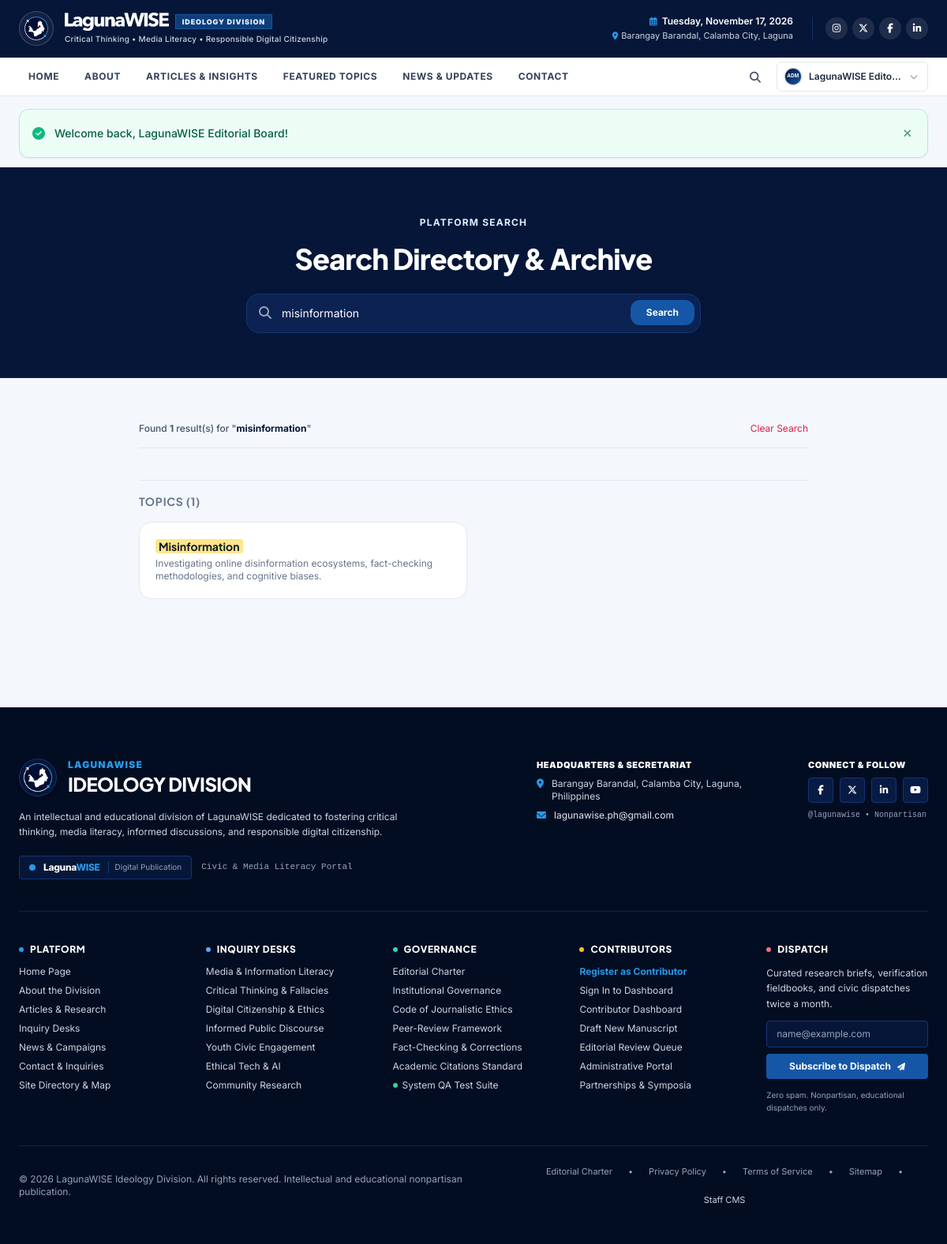
/pages/search.php?q=misinformation (signed in), run on the app's committed database.
### tables this page shows
CREATE TABLE `users` (
    `id` INT UNSIGNED AUTO_INCREMENT PRIMARY KEY,
    `name` VARCHAR(100) NOT NULL,
    `username` VARCHAR(50) NOT NULL UNIQUE,
    `email` VARCHAR(150) NOT NULL UNIQUE,
    `password_hash` VARCHAR(255) NOT NULL,
    `bio` TEXT NULL,
    `avatar` VARCHAR(255) NULL DEFAULT 'assets/images/default-avatar.svg',
    `status` ENUM('active', 'inactive', 'suspended') NOT NULL DEFAULT 'active',
    `must_change_password` TINYINT(1) NOT NULL DEFAULT 0,
    `last_login_at` DATETIME NULL,
    `created_at` TIMESTAMP DEFAULT CURRENT_TIMESTAMP,
    `updated_at` TIMESTAMP DEFAULT CURRENT_TIMESTAMP ON UPDATE CURRENT_TIMESTAMP,
    INDEX `idx_users_email` (`email`),
    INDEX `idx_users_username` (`username`),
    INDEX `idx_users_status` (`status`)
);

CREATE TABLE `categories` (
    `id` INT UNSIGNED AUTO_INCREMENT PRIMARY KEY,
    `name` VARCHAR(100) NOT NULL UNIQUE,
    `slug` VARCHAR(120) NOT NULL UNIQUE,
    `description` TEXT NULL,
    `icon` VARCHAR(50) NULL DEFAULT 'book-open',
    `color_hex` VARCHAR(20) NULL DEFAULT '#1557A6',
    `is_featured` TINYINT(1) NOT NULL DEFAULT 0,
    `display_order` INT NOT NULL DEFAULT 0,
    `created_at` TIMESTAMP DEFAULT CURRENT_TIMESTAMP,
    INDEX `idx_categories_slug` (`slug`)
);

### pages/search.php (the view, shortened to what the rows shown need)
<?php
$query = trim($_GET['q'] ?? '');
$db = Database::getConnection();
$matchedArticles = [];
$matchedTopics = [];
$matchedNews = [];
if (!empty($query)) {
    $term = "%{$query}%";
    $artStmt = $db->prepare("
        SELECT a.*, u.name AS author_name,
               (SELECT c.name FROM categories c JOIN article_categories ac ON c.id = ac.category_id WHERE ac.article_id = a.id LIMIT 1) AS category_name
        FROM articles a
        JOIN users u ON a.author_id = u.id
        WHERE a.status = 'published' AND (a.title LIKE ? OR a.subtitle LIKE ? OR a.excerpt LIKE ? OR a.content LIKE ?)
        ORDER BY a.published_at DESC
        LIMIT 10
    ");
    $artStmt->execute([$term, $term, $term, $term]);
    $matchedArticles = $artStmt->fetchAll();
    $catStmt = $db->prepare("
        SELECT * FROM categories
        WHERE name LIKE ? OR description LIKE ?
        LIMIT 6
    ");
    $catStmt->execute([$term, $term]);
    $matchedTopics = $catStmt->fetchAll();
    $newsStmt = $db->prepare("
        SELECT * FROM announcements
        WHERE is_published = 1 AND (title LIKE ? OR summary LIKE ? OR content LIKE ?)
        LIMIT 6
    ");
    $newsStmt->execute([$term, $term, $term]);
    $matchedNews = $newsStmt->fetchAll();
}
$totalResults = count($matchedArticles) + count($matchedTopics) + count($matchedNews);
function highlight_match(string $text, string $query): string {
    $escaped = e($text);
    return preg_replace('/(' . preg_quote(e($query), '/') . ')/i', '<mark class="bg-amber-200 text-slate-900 rounded px-1">$1</mark>', $escaped);
}
require_once dirname(__DIR__) . '/includes/header.php';
?>
<section class="bg-navy-900 text-white py-14 sm:py-18 border-b border-navy-800 relative overflow-hidden">
    <div class="max-w-4xl mx-auto px-4 sm:px-6 relative z-10 text-center space-y-4">
        <h1 class="text-3xl sm:text-4xl font-extrabold tracking-tight text-white">
            Search Directory &amp; Archive
        </h1>
    </div>
</section>
<section class="py-14 bg-surface">
    <div class="max-w-4xl mx-auto px-4 sm:px-6 space-y-10">
        <?php if (!empty($query)): ?>
            <?php if ($totalResults === 0): ?>
                <div class="bg-white p-12 rounded-3xl border border-slate-200 text-center space-y-4 max-w-md mx-auto">
                    <div class="w-16 h-16 rounded-2xl bg-slate-100 text-slate-400 flex items-center justify-center text-2xl mx-auto">
                        <i class="fa-solid fa-file-circle-question"></i>
                    </div>
                    <h3 class="text-lg font-bold text-navy-900">No Matching Results</h3>
                    <p class="text-xs text-slate-500 leading-relaxed">
                        No articles, topics, or announcements matched "<?= e($query) ?>". Try different terms or browse the article directory.
                    </p>
                    <a href="<?= url('pages/articles.php') ?>" class="inline-block px-5 py-2.5 bg-lwblue text-white rounded-xl text-xs font-bold">Browse All Articles</a>
                </div>
            <?php else: ?>
                <?php if (!empty($matchedTopics)): ?>
                    <div class="space-y-4 pt-4 border-t border-slate-200">
                        <h2 class="text-sm font-bold uppercase tracking-wider text-slate-500">
                            Topics (<?= count($matchedTopics) ?>)
                        </h2>
                        <div class="grid grid-cols-1 sm:grid-cols-2 gap-4">
                            <?php foreach ($matchedTopics as $top): ?>
                                <a href="<?= url('pages/topic.php?slug=' . urlencode($top['slug'])) ?>"
                                   class="bg-white p-5 rounded-2xl border border-slate-200 hover:border-lwblue transition space-y-1">
                                    <h3 class="text-sm font-bold text-navy-900"><?= highlight_match($top['name'], $query) ?></h3>
                                    <p class="text-xs text-slate-500 line-clamp-2"><?= highlight_match($top['description'], $query) ?></p>
                                </a>
                            <?php endforeach; ?>
                        </div>
                    </div>
                <?php endif; ?>
            <?php endif; ?>
        <?php else: ?>
            <div class="bg-white p-8 rounded-3xl border border-slate-200 text-center space-y-3">
                <p class="text-xs text-slate-600">Enter a query above to search articles, research monographs, topics, and division announcements.</p>
            </div>
        <?php endif; ?>
    </div>
</section>
<?php require_once dirname(__DIR__) . '/includes/footer.php'; ?>

### includes/header.php (shortened to what the rows shown need)
<?php
$currentUser = current_user();
?>
<!DOCTYPE html>
<html lang="en" class="scroll-smooth">
<head>
    <link rel="stylesheet" href="https://cdnjs.cloudflare.com/ajax/libs/font-awesome/6.4.2/css/all.min.css" />
    <script src="https://cdn.tailwindcss.com"></script>
</head>
<body class="min-h-screen flex flex-col antialiased selection:bg-lwblue-ice selection:text-navy-900">
    <nav class="sticky top-0 z-40 bg-white/95 backdrop-blur-md border-b border-slate-200 shadow-xs" aria-label="Primary Editorial Desks Navigation">
        <div class="max-w-7xl mx-auto px-4 sm:px-6">
            <div class="flex justify-between items-center h-12 sm:h-13">
                <div class="flex items-center space-x-2 sm:space-x-3">
                    <?php if ($currentUser): ?>
                        <div class="relative" id="userMenuWrapper">
                            <button type="button"
                                    id="userMenuButton"
                                    aria-expanded="false"
                                    aria-haspopup="true"
                                    class="flex items-center gap-2 pl-2 pr-3 py-1.5 rounded-md border border-slate-200 hover:border-slate-300 bg-white transition focus:outline-hidden focus:ring-2 focus:ring-lwblue">
                                <img src="<?= asset($currentUser['avatar'] ?? 'assets/images/default-avatar.svg') ?>"
                                     alt="<?= e($currentUser['name']) ?>"
                                     class="w-6 h-6 rounded-full object-cover border border-slate-200">
                                <span class="text-xs font-semibold text-slate-800 hidden sm:inline max-w-[120px] truncate">
                                    <?= e($currentUser['name']) ?>
                                </span>
                                <i class="fa-solid fa-chevron-down text-[10px] text-slate-400"></i>
                            </button>
                        </div>
                    <?php endif; ?>
                </div>
            </div>
        </div>
    </nav>
    <main class="flex-grow">

### data on the page
users: id+avatar (picture), name "LagunaWISE Edito…"
categories: slug+name "Misinformation Investigating online disinformation ecosystems, fact-checking methodologies, and cognitive biases."

### other printed values
$msg['message'] "Welcome back, LagunaWISE Editorial Board!"
$totalResults "1"
$query "misinformation"
count($matchedTopics) "1"
get_setting('contact_email', 'lagunawise.ph@gmail.com') "lagunawise.ph@gmail.com"
